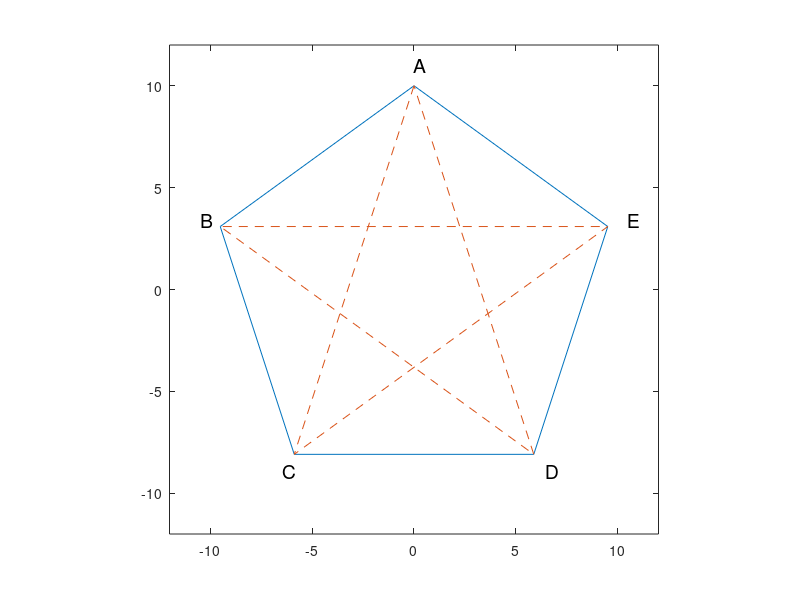

Reproduce this figure in MATLAB.
a=[90:72:450]/180*pi;
b=[90:144:810]/180*pi;
x=10*cos(a);
y=10*sin(a);
plot(x,y);
hold on;
str='ABCDE';
x=11*cos(a);
y=11*sin(a);
for i=1:5
    text(x(i),y(i),str(i),'FontSize',14);
end
x=10*cos(b);
y=10*sin(b);
axis equal;
plot(x,y,'--');
axis([-12 12 -12 12]);
hold off;
